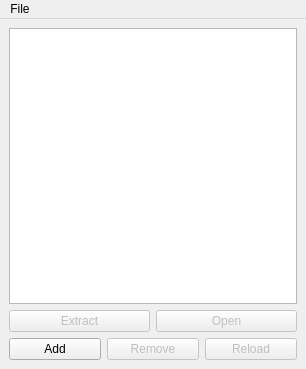
<?xml version="1.0" encoding="UTF-8"?>
<ui version="4.0">
 <class>MainWindow</class>
 <widget class="QMainWindow" name="MainWindow">
  <property name="geometry">
   <rect>
    <x>0</x>
    <y>0</y>
    <width>306</width>
    <height>369</height>
   </rect>
  </property>
  <property name="windowTitle">
   <string>MainWindow</string>
  </property>
  <widget class="QWidget" name="centralwidget">
   <layout class="QVBoxLayout" name="verticalLayout">
    <item>
     <widget class="ERFEditorTable" name="tableView">
      <property name="acceptDrops">
       <bool>true</bool>
      </property>
      <property name="editTriggers">
       <set>QAbstractItemView::NoEditTriggers</set>
      </property>
      <property name="dragEnabled">
       <bool>true</bool>
      </property>
      <property name="dragDropMode">
       <enum>QAbstractItemView::DragDrop</enum>
      </property>
      <property name="defaultDropAction">
       <enum>Qt::CopyAction</enum>
      </property>
      <property name="alternatingRowColors">
       <bool>true</bool>
      </property>
      <property name="selectionBehavior">
       <enum>QAbstractItemView::SelectRows</enum>
      </property>
      <property name="gridStyle">
       <enum>Qt::NoPen</enum>
      </property>
      <attribute name="verticalHeaderVisible">
       <bool>false</bool>
      </attribute>
     </widget>
    </item>
    <item>
     <layout class="QHBoxLayout" name="horizontalLayout_2">
      <item>
       <widget class="QPushButton" name="extractButton">
        <property name="enabled">
         <bool>false</bool>
        </property>
        <property name="text">
         <string>Extract</string>
        </property>
       </widget>
      </item>
      <item>
       <widget class="QPushButton" name="openButton">
        <property name="enabled">
         <bool>false</bool>
        </property>
        <property name="text">
         <string>Open</string>
        </property>
       </widget>
      </item>
     </layout>
    </item>
    <item>
     <layout class="QHBoxLayout" name="horizontalLayout">
      <item>
       <widget class="QPushButton" name="loadButton">
        <property name="text">
         <string>Add</string>
        </property>
       </widget>
      </item>
      <item>
       <widget class="QPushButton" name="unloadButton">
        <property name="enabled">
         <bool>false</bool>
        </property>
        <property name="text">
         <string>Remove</string>
        </property>
       </widget>
      </item>
      <item>
       <widget class="QPushButton" name="refreshButton">
        <property name="enabled">
         <bool>false</bool>
        </property>
        <property name="text">
         <string>Reload</string>
        </property>
       </widget>
      </item>
     </layout>
    </item>
   </layout>
  </widget>
  <widget class="QMenuBar" name="menubar">
   <property name="geometry">
    <rect>
     <x>0</x>
     <y>0</y>
     <width>306</width>
     <height>22</height>
    </rect>
   </property>
   <widget class="QMenu" name="menuFile">
    <property name="title">
     <string>File</string>
    </property>
    <addaction name="actionNew"/>
    <addaction name="actionOpen"/>
    <addaction name="actionSave"/>
    <addaction name="actionSaveAs"/>
    <addaction name="separator"/>
    <addaction name="actionRevert"/>
    <addaction name="separator"/>
    <addaction name="actionExit"/>
   </widget>
   <addaction name="menuFile"/>
  </widget>
  <action name="actionNew">
   <property name="text">
    <string>New</string>
   </property>
  </action>
  <action name="actionOpen">
   <property name="text">
    <string>Open</string>
   </property>
  </action>
  <action name="actionSave">
   <property name="text">
    <string>Save</string>
   </property>
  </action>
  <action name="actionSaveAs">
   <property name="text">
    <string>Save As</string>
   </property>
  </action>
  <action name="actionRevert">
   <property name="text">
    <string>Revert</string>
   </property>
  </action>
  <action name="actionExit">
   <property name="text">
    <string>Exit</string>
   </property>
  </action>
 </widget>
 <customwidgets>
  <customwidget>
   <class>ERFEditorTable</class>
   <extends>QTableView</extends>
   <header location="global">toolset.gui.editors.erf</header>
  </customwidget>
 </customwidgets>
 <resources/>
 <connections/>
</ui>
